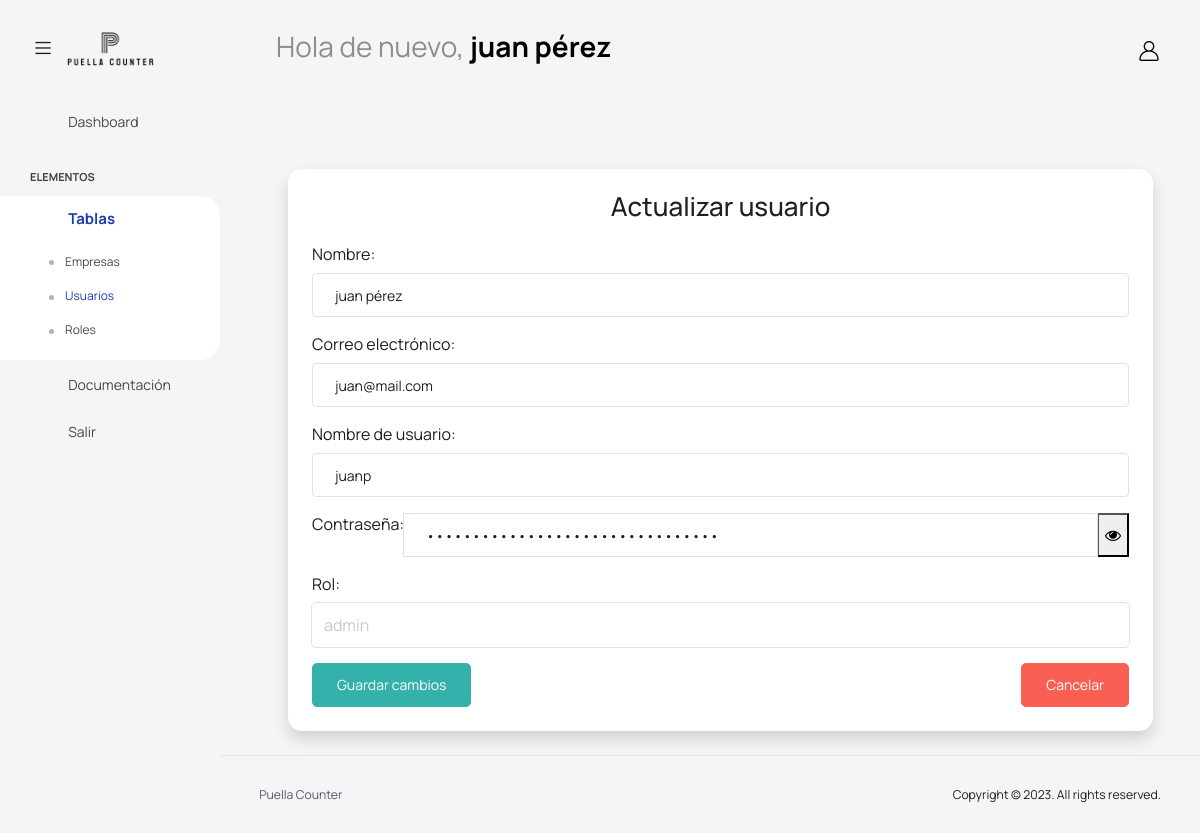
The app's page /PuellaCounter/app/views/user/user.php?action=edit&id=1 (signed in) with its own data.
### tables this page shows
create table tbl_user(  
	id_user int primary key auto_increment,
	user_name varchar(50) not null,
	user_email varchar(50) not null,
	user_login_name varchar(50) not null,
	user_password varchar(50) not null,
	id_rol int not null,
	constraint fk_user_rol foreign key(id_rol) references tbl_rol(id_rol)
);

create table tbl_rol(  
	id_rol int primary key auto_increment,
	rol_name varchar(50) not null,
	rol_info varchar(255) not null
);

### PuellaCounter/app/controllers/UserController.php (called while the page is built, shortened)
<?php
require_once(dirname(__FILE__) . "/../../core/database.php");
require_once(dirname(__FILE__) . "/../models/UserModel.php");
class UserController
{
    private $user;
    public function __construct()
    {
        $database = new Database();
        $this->db = $database->getConnection();
        $this->user = new UserModel($this->db);
    }
    public function edit($id)
    {
        $this->user->id_user = $id;
        $this->user->getUserByID();
        $rolesResult = $this->user->getRoles();
        $roles = $rolesResult->fetchAll(PDO::FETCH_ASSOC);
        $users = $this->user;
        include(dirname(__FILE__) . '/../views/user/update.php');
    }
}

### PuellaCounter/core/database.php (called while the page is built, shortened)
<?php
class Database
{
    public function getConnection()
    {
        $this->conn = null;
        try {
            $this->conn = new PDO(
                "mysql:host=" . Config::HOST . ";dbname=" . Config::DATABASE,
                Config::USER,
                Config::PASSWORD
            );
            $this->conn->exec("set names utf8");
        } catch (PDOException $ex) {
            echo "Connection error: " . $ex->getMessage();
            die();
        }
        return $this->conn;
    }
}

### PuellaCounter/app/models/UserModel.php (called while the page is built, shortened)
<?php
class UserModel
{
    private $conn;
    public $id_user;
    public function __construct($db)
    {
        $this->conn = $db;
    }
    public function getUserByID()
    {
        $query = "CALL sp_get_user_by_id(:id_user);";
        $stmt = $this->conn->prepare($query);
        $stmt->bindParam(":id_user", $this->id_user);
        $stmt->execute();
        $row = $stmt->fetch(PDO::FETCH_ASSOC);
        if ($row) {
            $this->user_name = $row["user_name"];
            $this->user_email = $row["user_email"];
            $this->user_login_name = $row["user_login_name"];
            $this->user_password = $row['user_password'];
            $this->id_rol = $row["id_rol"];
        }
    }
    public function getRoles()
    {
        $query = "SELECT id_rol, rol_name FROM tbl_rol";
        $stmt = $this->conn->prepare($query);
        $stmt->execute();
        return $stmt;
    }
}

### PuellaCounter/app/views/user/update.php (the view, shortened to what this page needs)
<?php
include '../template/header.php';
?>
<div class="container mt-5">
    <div class="card p-4 shadow">
        <h2 class="mb-4 text-center">Actualizar usuario</h2>
        <form action="" method="POST" name="frmUpdate" novalidate>
            <div class="mb-3">
                <label for="user_name" class="form-label">Nombre:</label>
                <input type="text" id="user_name" name="user_name" value="<?= htmlspecialchars($users->user_name) ?>" class="form-control" required>
            </div>
            <div class="mb-3">
                <label for="user_email" class="form-label">Correo electrónico:</label>
                <input type="email" id="user_email" name="user_email" value="<?= htmlspecialchars($users->user_email) ?>" class="form-control" required>
            </div>
            <div class="mb-3">
                <label for="user_login_name" class="form-label">Nombre de usuario:</label>
                <input type="text" id="user_login_name" name="user_login_name" value="<?= htmlspecialchars($users->user_login_name) ?>" class="form-control" required pattern="^\S+$" title="No se permiten espacios">
            </div>
            <div class="mb-3 input-group">
                <label for="user_password" class="form-label">Contraseña:</label>
                <input type="password" id="user_password" name="user_password" value="<?= htmlspecialchars($users->user_password) ?>" class="form-control" required>
                <button type="button" class="password-toggle" onclick="togglePassword()">
                    <i id="password-icon" class="fa fa-eye"></i>
                </button>
            </div>
            <div class="mb-3">
                <label for="id_rol" class="form-label">Rol:</label>
                <select id="id_rol" name="id_rol" class="form-select" required>
                    <?php foreach ($roles as $role): ?>
                        <option value="<?= $role['id_rol'] ?>" <?= ($role['id_rol'] == $users->id_rol) ? 'selected' : '' ?>>
                            <?= htmlspecialchars($role['rol_name']) ?>
                        </option>
                    <?php endforeach; ?>
                </select>
            </div>
            <div class="d-flex justify-content-between">
                <button type="submit" class="btn btn-success">Guardar cambios</button>
                <a href="?" class="btn btn-danger">Cancelar</a>
            </div>
        </form>
    </div>
</div>
<?php include '../template/footer.php'; ?>

### records on screen
tbl_user: user_name "juan pérez", user_email "juan@mail.com", user_login_name "juanp", id_rol "admin"

### other values on screen
$_SESSION["userName"] "juan pérez"
